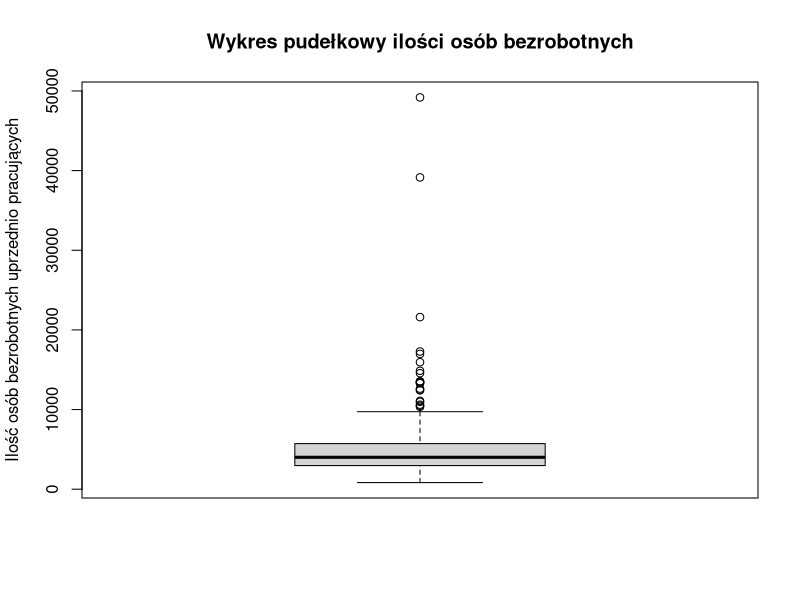
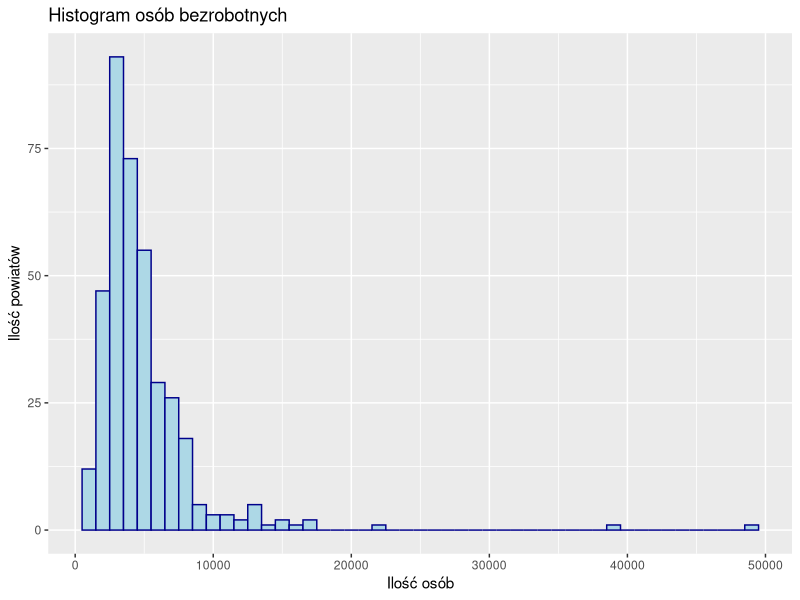

Recreate these plots in R, in order.
getwd()
setwd('C:/Users/user/Desktop/SEMESTR 4/STATYSTYKA')


install.packages("readxl")
library(readxl)
dane <- read_excel('BEZROBOTNI_REJESTROWANI.xlsx', 2, col_names =  F)
View(dane)


library(dplyr)
dane <- dane %>% slice(-c(2,4))


# tworzenie tabeli tylko dla stycznia

dane_styczen <- dane[,2:16]
View(dane_styczen)

h1 <- c(as.character(dane_styczen[1,1]), as.character(dane_styczen[2,2:length(dane_styczen[2,])])) 
h1
dane_styczen <- dane_styczen %>% slice(-c(1:2))
colnames(dane_styczen) <- h1

View(dane_styczen)


# chcemy porownac tylko 2014 i 2024

gen_dane <- dane_styczen[c(1, 5, 15) ]
View(gen_dane)


#zamiana na typ liczbowy

(typeof(gen_dane$`2014`))
gen_dane$`2014` <- as.numeric(gen_dane$`2014`)
gen_dane$`2024` <- as.numeric(gen_dane$`2024`)


# obliczenia parametrow

## srednia

(srednia_2014 <- mean(gen_dane$`2014`)) 
(srednia_2024 <- mean(gen_dane$`2024`))


## odchylenie standardowe

(odchylenie_2014 <- sd(gen_dane$`2014`))
(odchylenie_2024 <- sd(gen_dane$`2024`))


## wspolczynnik zmiennosci

(wspol_zm_2014 <- (odchylenie_2014 / srednia_2014) * 100)
(wspol_zm_2024 <- (odchylenie_2024 / srednia_2024) * 100)


## kwantyle i mediana

(kwantyl1_2014 <- quantile(gen_dane$`2014`, probs = 0.25))
(mediana_2014 <- median(gen_dane$`2014`))
(kwantyl3_2014 <- quantile(gen_dane$`2014`, probs = 0.75))

(kwantyl1_2024 <- quantile(gen_dane$`2024`, probs = 0.25))
(mediana_2024 <- median(gen_dane$`2024`))
(kwantyl3_2024 <- quantile(gen_dane$`2024`, probs = 0.75))


## wartosci min i max

# Wartość minimalna dla każdej kolumny
(min_values <- sapply(gen_dane[, c("2014", "2024")], min))

# Wartość maksymalna dla każdej kolumny
(max_values <- sapply(gen_dane[, c("2014", "2024")], max))


## Rozstep

(rozstep_2014 <- max_values[1] - min_values[1])
(rozstep_2024 <- max_values[2]- min_values[2])

## wariancja

(war_2014 <- var(gen_dane$`2014`))
(war_2024 <- var(gen_dane$`2024`))


## Skośność
install.packages("e1071")
library(e1071)
(skosnosc_2014 <- round(skewness(gen_dane$`2014`), 3))
(skosnosc_2024 <- round(skewness(gen_dane$`2024`), 3))


## Dominanta
(dominanta_2014 <- as.numeric(names(which.max(table(gen_dane$`2014`)))))
(dominanta_2024 <- as.numeric(names(which.max(table(gen_dane$`2024`)))))


## Kurtoza
kurtoza_2014 <- kurtosis(gen_dane$`2014`)
kurtoza_2014 <- kurtosis(gen_dane$`2024`)

# Wykresy

library(ggplot2)

## Wykres pudełkowy

boxplot(gen_dane$`2014`, main = "Wykres pudełkowy ilości osób bezrobotnych",
        ylab = "Ilość osób bezrobotnych uprzednio pracujących")


## histogram

ggplot(gen_dane, aes(x=`2014`)) +
  geom_histogram( binwidth=1000,
                 color="darkblue", fill="lightblue") +
  labs(title="Histogram osób bezrobotnych",x="Ilość osób", y="Ilość powiatów")


##

